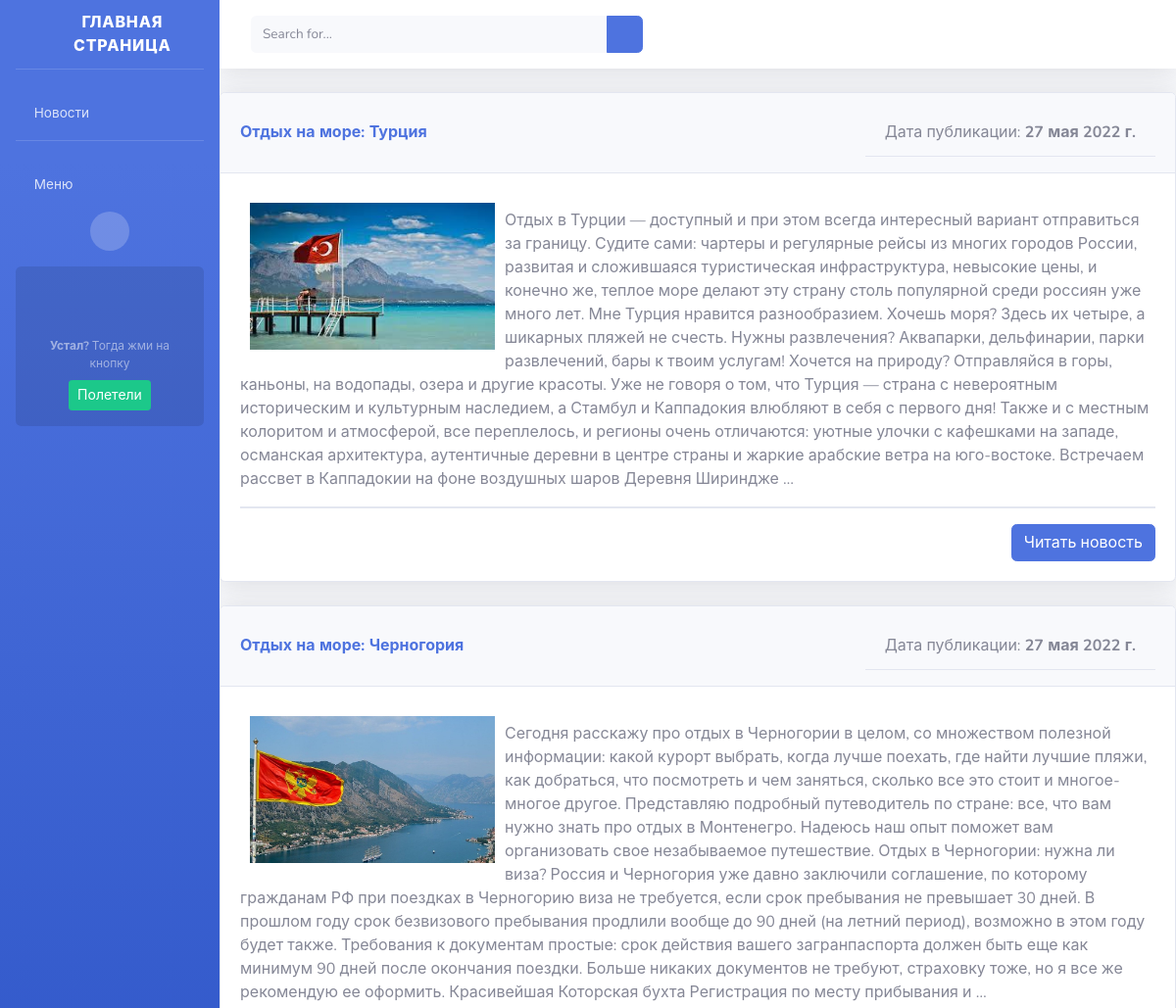
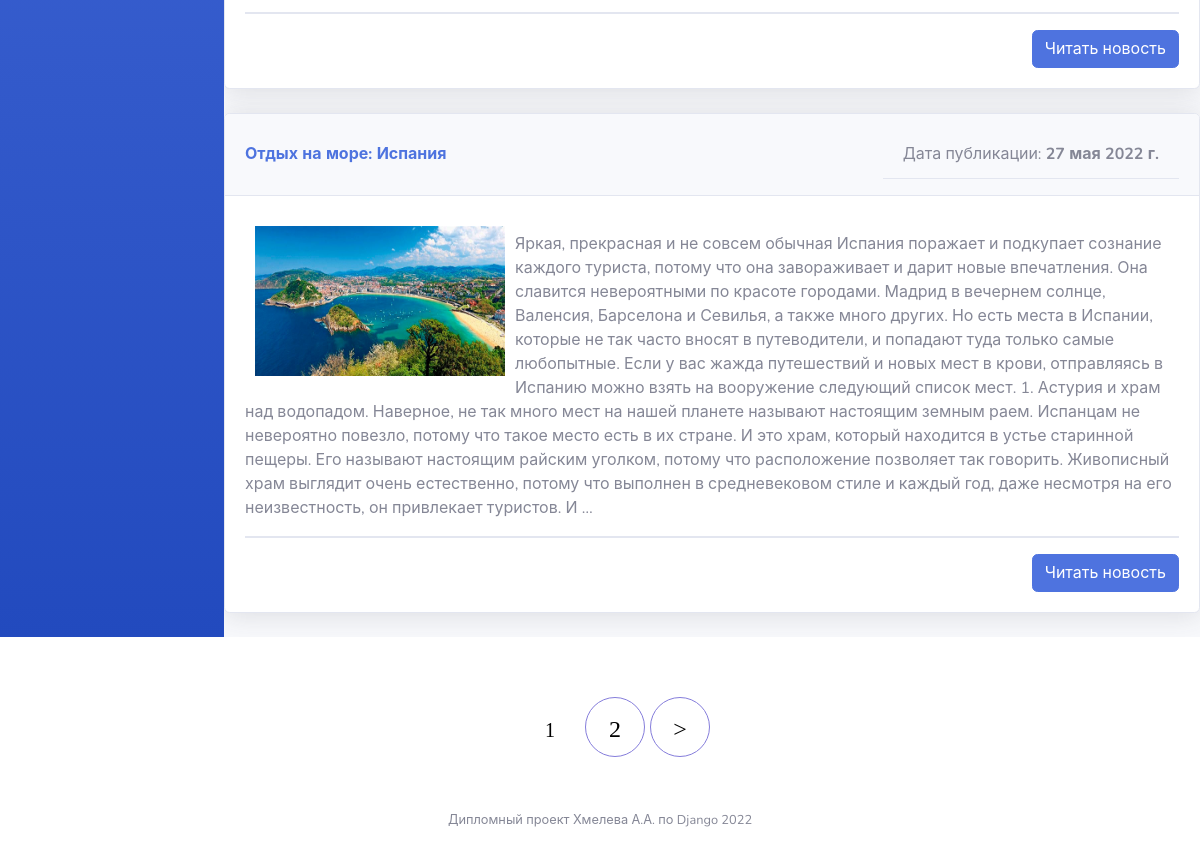
The page /category/otdyh-na-more/ on the database its author committed (2 pictures, top to bottom).
### news_site/models.py (models this page shows, shortened)
class News(models.Model):
    title = models.CharField(max_length=255, verbose_name='Название')
    slug = models.SlugField(max_length=255, unique=True, db_index=True, verbose_name='URL')
    content = models.TextField(blank=True, verbose_name='Контент')
    photo = models.ImageField(upload_to='photos/%Y/%m/%d', verbose_name='Фото')
    time_create = models.DateTimeField(auto_now_add=True, verbose_name='Вермя создания')
    time_update = models.DateTimeField(auto_now=True, verbose_name='Время изменения')
    is_published = models.BooleanField(default=True, verbose_name='Опубликованно')
    category = models.ForeignKey(Category, on_delete=models.PROTECT, verbose_name='Категория')
    def get_absolute_url(self):
        return reverse('news', kwargs={'news_slug': self.slug})
    class Meta:
        verbose_name = 'Новость'
        verbose_name_plural = 'Новости'
        ordering = ['time_create', 'title']

class Category(models.Model):
    name = models.CharField(max_length=100, db_index=True, verbose_name='Название')
    slug = models.SlugField(max_length=255, unique=True, db_index=True, verbose_name='URL')
    def __str__(self):
        return self.name
    def get_absolute_url(self):
        return reverse('category', kwargs={'cat_slug': self.slug})
    class Meta:
        verbose_name = 'Категорию'
        verbose_name_plural = 'Категории'

### news_site/views.py (the view)
# urls.py: path('category/<slug:cat_slug>/',   ShowCategory.as_view(), name='category'),
class ShowCategory(ListView):
    model = News
    template_name = 'home.html'
    context_object_name = 'news'
    paginate_by = 3
    def get_context_data(self, **kwargs):
        context = super().get_context_data(**kwargs)
        context['title'] = Category.objects.get(slug=self.kwargs['cat_slug'])
        return context
    def get_queryset(self):
        return News.objects.filter(category__slug=self.kwargs['cat_slug'], is_published=True)

### news_site/templatetags/news_site_tags.py (called while the page is built)
@register.simple_tag()
def get_categories():
    categories = Category.objects.all()     # не забудь сделать фильтр( если новостей в категории 0 тогда не выводи категорию)
    return categories

### templates/home.html (shortened to what this page needs)
{% extends 'base.html' %}
{% load news_site_tags %}
{% load static %}
{% block body %}
<div id="wrapper">
    <ul class="navbar-nav bg-gradient-primary sidebar sidebar-dark accordion" id="accordionSidebar">
        <a class="sidebar-brand d-flex align-items-center justify-content-center" href="{% url 'home' %}">
            <div class="sidebar-brand-icon rotate-n-15">
                <i class="fas fa-solid fa-house-user"></i>
            </div>
            <div class="sidebar-brand-text mx-3">Главная страница</div>
        </a>
        <hr class="sidebar-divider">
        <li class="nav-item">
            <a class="nav-link collapsed" href="#" data-toggle="collapse" data-target="#collapseUtilities"
               aria-expanded="true" aria-controls="collapseUtilities">
                <i class="fas fa-solid fa-globe"></i>
                <span>Новости</span>
            </a>
                    {% get_categories as categories %}
        </li>
        <hr class="sidebar-divider d-none d-md-block">
        <li class="nav-item">
            <a class="nav-link collapsed" href="#" data-toggle="collapse" data-target="#collapseTwo"
               aria-expanded="true" aria-controls="collapseTwo">
                <i class="fas fa-solid fa-bars"></i>
                <span>Меню</span>
            </a>
        </li>
        <div class="text-center d-none d-md-inline">
            <button class="rounded-circle border-0" id="sidebarToggle"></button>
        </div>
        <div class="sidebar-card">
            <p class="text-center mb-2"><strong>Устал?</strong> Тогда жми на кнопку</p>
            <a class="btn btn-success btn-sm" href="https://www.booking.com/index.ru.html">Полетели</a>
        </div>
    </ul>
    <div id="content-wrapper" class="d-flex flex-column">
        <div id="content">
            <nav class="navbar navbar-expand navbar-light bg-white topbar mb-4 static-top shadow">
                <form action="{% url 'search' %}" method="get"
                      class="d-none d-sm-inline-block form-inline mr-auto ml-md-3 my-2 my-md-0 mw-100 navbar-search">
                    <div class="input-group">
                        <input type="text" class="form-control bg-light border-0 small" placeholder="Search for..."
                               aria-label="Search" aria-describedby="basic-addon2" name="search">
                        <div class="input-group-append">
                            <button class="btn btn-primary" type="submit">
                                <i class="fas fa-search fa-sm"></i>
                            </button>
                        </div>
                    </div>
                </form>
            </nav>
            {% for n in news %}
            <div class="card shadow mb-4">
                <div class="card-header py-3 d-flex flex-row align-items-center justify-content-between">
                    <h6 class="m-0 font-weight-bold text-primary">{{n.category}}: {{ n.title }}</h6>
                    <p class="card-header">Дата публикации: <b>{{ n.time_create|date }}</b></p>
                </div>
                <div class="card-body">
                    {% if n.photo %}
                    <p><img src="{{ n.photo.url }}" width="250" height="150" align="left" vspace="10" hspace="10"></p>
                    <p>{{ n.content|truncatewords:150|linebreaks }}</p>
                    {% endif %}
                    <div class="border"></div>
                    <div align="right"><a class="btn btn-primary" href="{{ n.get_absolute_url }}">Читать новость</a>
                    </div>
                </div>
            </div>
            {% endfor %}
        </div>
    </div>
</div>
{% endblock %}

### templates/base.html (shortened to what this page needs)
{% load static %}
<!DOCTYPE html>
<html lang="en">
<head>
    <link href="{% static 'vendor/fontawesome-free/css/all.min.css' %}" rel="stylesheet" type="text/css">
    <link href="{% static 'css/style.css' %}" rel="stylesheet" type="text/css">
    <link href="{% static 'css/sb-admin-2.min.css' %}" rel="stylesheet">
</head>
<body>
{% block body %}
{% endblock %}
{% if page_obj.has_other_pages %}
<div class="content-text">
    <nav class="list-pages">
        {% for p in page_obj.paginator.page_range %}
        {% if page_obj.number == p %}
        <li class="page-num page-num-selected">{{ p }}</li>
        {% elif p >= page_obj.number|add:-1 and p <= page_obj.number|add:1 %}
        <li class="page-num">
            <a href="?page={{ p }}">{{ p }}</a>
        </li>
        {% endif %}
        {% endfor %}
        {% if page_obj.has_next %}
        <li class="page-num">
            <a href="?page={{ page_obj.next_page_number }}">&gt;</a>
        </li>
        {% endif %}
    </nav>
</div>
{% endif %}
<footer class="sticky-footer bg-white">
    <div class="container my-auto">
        <div class="copyright text-center my-auto">
            <span>Дипломный проект Хмелева А.А. по Django 2022</span>
        </div>
    </div>
</footer>
</body>

### static/css/style.css (style rules this page uses)
.content-text { margin: 60px 0 0 30px; color: #000; font-size: 20px; font-family: Yandex Sans Display Light; }
.list-pages { text-align: center; margin: 0 0 20px 0; }
.list-pages a { color: #000; font-size: 24px; text-decoration: none; }
.list-pages .page-num, .page-num-selected { display: inline-block; width: 60px; height: 44px; padding: 16px 0 0 0; border: 1px solid #d0d0d0; border-radius: 30px; }
.list-pages .page-num-selected { border: none; color: #000; font-size: 20px; }
.list-pages .page-num, .page-num-selected { display: inline-block; width: 60px; height: 60px; padding: 13px 0 0 0; border: 1px solid #857ddb; border-radius: 30px; }

### rows shown on the page
News: category "Отдых на море", title "Турция", time_create "27 мая 2022 г.", photo (picture), content "Отдых в Турции — доступный и при этом всегда интересный вариант отправиться за границу. Судите сами: чартеры и регулярные рейсы из многих городов России, развитая и сложившаяся туристическая инфраструктура, невысокие цены, и конечно же, теплое море делают эту страну столь популярной среди россиян уже много лет. Мне Турция нравится разнообразием. Хочешь моря? Здесь их четыре, а шикарных пляжей не счесть. Нужны развлечения? Аквапарки, дельфинарии, парки развлечений, бары к твоим услугам! Хочется на природу? Отправляйся в горы, каньоны, на водопады, озера и другие красоты. Уже не говоря о том, что Турция — страна с невероятным историческим и культурным наследием, а Стамбул и Каппадокия…"
News: category "Отдых на море", title "Черногория", time_create "27 мая 2022 г.", photo (picture), content "Сегодня расскажу про отдых в Черногории в целом, со множеством полезной информации: какой курорт выбрать, когда лучше поехать, где найти лучшие пляжи, как добраться, что посмотреть и чем заняться, сколько все это стоит и многое-многое другое. Представляю подробный путеводитель по стране: все, что вам нужно знать про отдых в Монтенегро. Надеюсь наш опыт поможет вам организовать свое незабываемое путешествие. Отдых в Черногории: нужна ли виза? Россия и Черногория уже давно заключили соглашение, по которому гражданам РФ при поездках в Черногорию виза не требуется, если срок пребывания не превышает 30 дней. В прошлом году срок безвизового пребывания продлили вообще до 90 дней (на летний…"
News: category "Отдых на море", title "Испания", time_create "27 мая 2022 г.", photo (picture), content "Яркая, прекрасная и не совсем обычная Испания поражает и подкупает сознание каждого туриста, потому что она завораживает и дарит новые впечатления. Она славится невероятными по красоте городами. Мадрид в вечернем солнце, Валенсия, Барселона и Севилья, а также много других. Но есть места в Испании, которые не так часто вносят в путеводители, и попадают туда только самые любопытные. Если у вас жажда путешествий и новых мест в крови, отправляясь в Испанию можно взять на вооружение следующий список мест. 1. Астурия и храм над водопадом. Наверное, не так много мест на нашей планете называют настоящим земным раем. Испанцам не невероятно повезло, потому что такое место есть в их стране. И это…"

### other values the page prints
{{ p }} "1"
{{ p }} "2"
